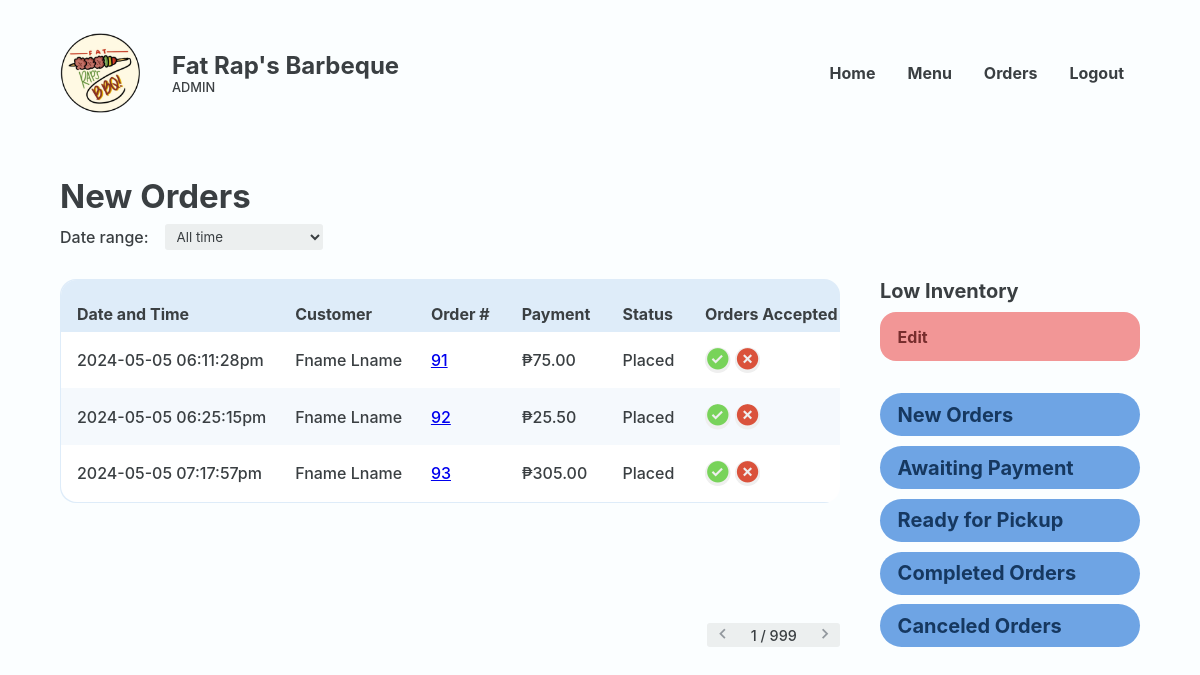
Page /Website/admin-new-orders.php (signed in) on the earlier database version.
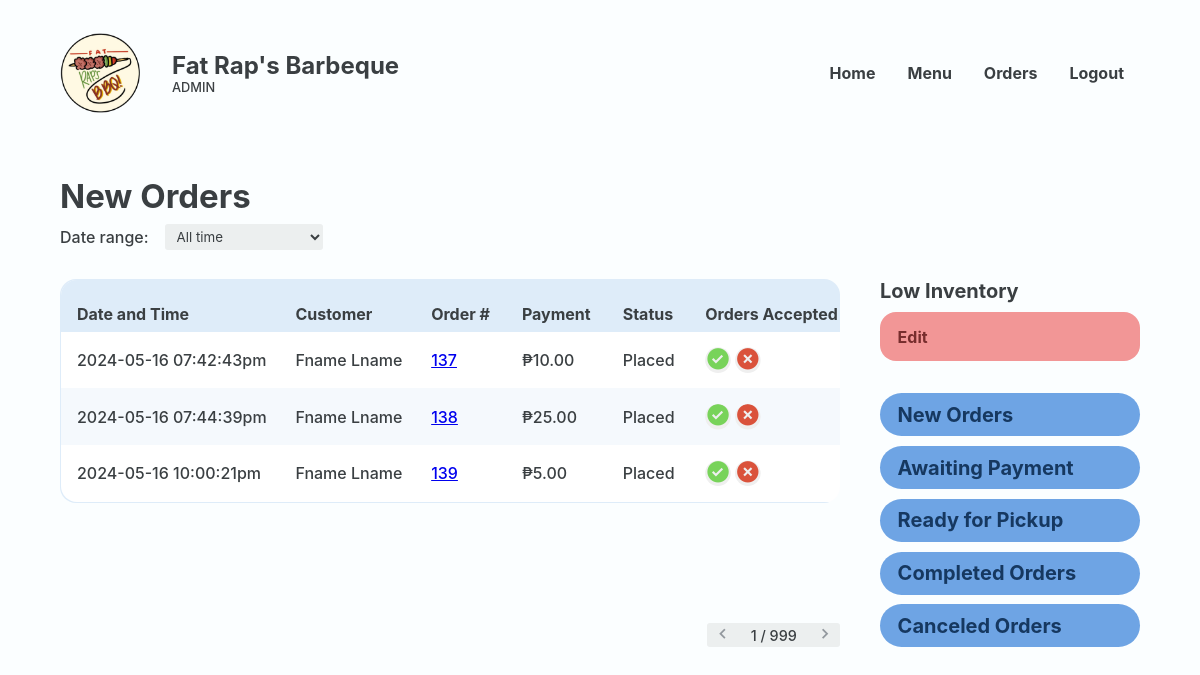
Same page on the later database version.
### tables this page shows
CREATE TABLE `placed_order` (
  `PLACED_ORDER_ID` int(18) UNSIGNED NOT NULL,
  `PRSN_ID` int(18) NOT NULL,
  `CUS_NAME` varchar(20) NOT NULL,
  `CUS_NUMBER` varchar(11) NOT NULL,
  `CUS_EMAIL` varchar(35) NOT NULL,
  `PLACED_ORDER_DATE` varchar(50) NOT NULL,
  `PLACED_ORDER_TOTAL` decimal(10,2) NOT NULL,
  `DELIVERY_ADDRESS` varchar(255) NOT NULL,
  `DELIVERY_DATE` varchar(50) NOT NULL,
  `PLACED_ORDER_STATUS` varchar(50) NOT NULL,
  `PLACED_ORDER_CONFIRMATION` varchar(50) NOT NULL,
  `PLACED_ORDER_TRACKER` varchar(16) NOT NULL,
  `PLACED_ORDER_NOTE` varchar(50) NOT NULL,
  `REFERENCE_NUMBER` varchar(50) NOT NULL,
  `GUEST_ORDER_IDENTIFIER` varchar(50) NOT NULL
);

### Website/admin-new-orders.php (the view, shortened to what the changed rows need)
<?php
@include 'constants.php';
?>
<!DOCTYPE html>
<html lang="en">
<head>
    <link rel="stylesheet" href="header-styles.css">
    <link rel="stylesheet" href="admin-styles.css">
    <link href='https://unpkg.com/boxicons@2.1.4/css/boxicons.min.css' rel='stylesheet'>
</head>
<body>
    <header class="backend">
        <div class="header-container">
            <div class="website-title">
                <div class="text">
                    <h1>Fat Rap's Barbeque</h1>
                </div>
            </div>
        </div>
    </header>
    <main>
        <section class="section" id="orders-page">
            <div class="container">
                <div class="section-heading">
                    <h2>New Orders</h2>
                </div>
                <section class="with-side-menu">
                    <section class="main-section parent">
                        <div class="table-wrapper">
                            <table class="alternating">
                                <tr>
                                    <th class="header">Date and Time</th>
                                    <th class="header">Customer</th>
                                    <th class="header">Order #</th>
                                    <th class="header">Payment</th>
                                    <th class="header">Status</th>
                                    <th class="header">Orders Accepted</th>
                                </tr>
                                <?php
                                $sql = "SELECT * FROM placed_order WHERE PLACED_ORDER_STATUS = 'Placed'";
                                $res = mysqli_query($conn, $sql);
                                $count = mysqli_num_rows($res);
                                if ($count > 0) {
                                    while ($row = mysqli_fetch_assoc($res)) {
                                        $PLACED_ORDER_ID = $row['PLACED_ORDER_ID'];
                                        $CUS_NAME = $row['CUS_NAME'];
                                        $PLACED_ORDER_DATE = $row['PLACED_ORDER_DATE'];
                                        $PLACED_ORDER_TOTAL = $row['PLACED_ORDER_TOTAL'];
                                        $PLACED_ORDER_STATUS = $row['PLACED_ORDER_STATUS'];
                                ?>
                                        <tr>
                                            <td data-cell="Date and Time"><?php echo $PLACED_ORDER_DATE ?></td>
                                            <td data-cell="customer"><?php echo $CUS_NAME ?></td>
                                            <td data-cell="Order #">
                                                <a href="<?php echo SITEURL ?>admin-order-details.php?PLACED_ORDER_ID=<?php echo $PLACED_ORDER_ID; ?>"><?php echo $PLACED_ORDER_ID ?></a>
                                            </td>
                                            <td data-cell="Payment">₱<?php echo $PLACED_ORDER_TOTAL ?></td>
                                            <td data-cell="Status"><?php echo $PLACED_ORDER_STATUS ?></td>
                                            <td data-cell="Confimed">
                                                <div class="btn-wrapper">
                                                    <form method="POST">
                                                        <button class="btn-check" name="confirmed"><i class='bx bxs-check-circle'></i></button>
                                                        <button class="btn-cross" name="not-confirmed"><i class='bx bxs-x-circle'></i></button>
                                            </form>
                        </div>
                        </td>
                        </tr>
                    <?php
                                    }
                                }
                ?>
                </table>
            </div>
        </section>
        </section>
        </div>
        </section>
    </main>
</body>
</html>

Differences in the rows shown:
removed placed_order: PLACED_ORDER_DATE "2024-05-05 06:11:28pm", CUS_NAME "Fname Lname", PLACED_ORDER_ID "91", PLACED_ORDER_TOTAL "75.00", PLACED_ORDER_STATUS "Placed"
removed placed_order: PLACED_ORDER_DATE "2024-05-05 06:25:15pm", CUS_NAME "Fname Lname", PLACED_ORDER_ID "92", PLACED_ORDER_TOTAL "25.50", PLACED_ORDER_STATUS "Placed"
removed placed_order: PLACED_ORDER_DATE "2024-05-05 07:17:57pm", CUS_NAME "Fname Lname", PLACED_ORDER_ID "93", PLACED_ORDER_TOTAL "305.00", PLACED_ORDER_STATUS "Placed"
added placed_order: PLACED_ORDER_DATE "2024-05-16 07:42:43pm", CUS_NAME "Fname Lname", PLACED_ORDER_ID "137", PLACED_ORDER_TOTAL "10.00", PLACED_ORDER_STATUS "Placed"
added placed_order: PLACED_ORDER_DATE "2024-05-16 07:44:39pm", CUS_NAME "Fname Lname", PLACED_ORDER_ID "138", PLACED_ORDER_TOTAL "25.00", PLACED_ORDER_STATUS "Placed"
added placed_order: PLACED_ORDER_DATE "2024-05-16 10:00:21pm", CUS_NAME "Fname Lname", PLACED_ORDER_ID "139", PLACED_ORDER_TOTAL "5.00", PLACED_ORDER_STATUS "Placed"
